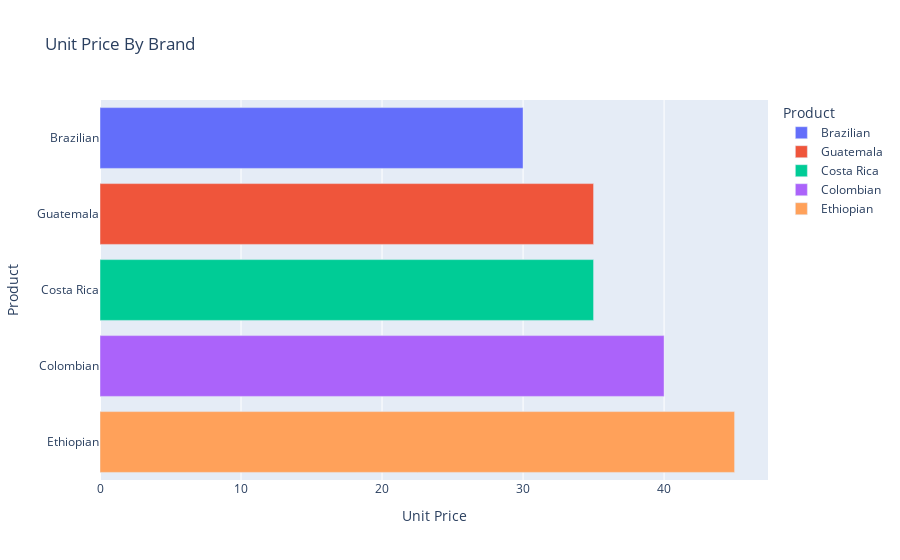

Notebook code for this chart:
### Code cell
df_product.sort_values(by='Unit Price', inplace=True)
px.bar(df_product, y='Product', x='Unit Price', color='Product', title='Unit Price By Brand')

### Figure 1 — Plotly figure (JSON) as saved in the notebook; plotly's stock layout.template omitted (floating-point values rounded to 4 significant figures)
{"data": [{"hovertemplate": "Product=%{y}<br>Unit Price=%{x}<extra></extra>", "legendgroup": "Brazilian", "marker": {"color": "#636efa", "pattern": {"shape": ""}}, "name": "Brazilian", "orientation": "h", "showlegend": true, "textposition": "auto", "type": "bar", "x": [30.0], "xaxis": "x", "y": ["Brazilian"], "yaxis": "y"}, {"hovertemplate": "Product=%{y}<br>Unit Price=%{x}<extra></extra>", "legendgroup": "Guatemala", "marker": {"color": "#EF553B", "pattern": {"shape": ""}}, "name": "Guatemala", "orientation": "h", "showlegend": true, "textposition": "auto", "type": "bar", "x": [35.0], "xaxis": "x", "y": ["Guatemala"], "yaxis": "y"}, {"hovertemplate": "Product=%{y}<br>Unit Price=%{x}<extra></extra>", "legendgroup": "Costa Rica", "marker": {"color": "#00cc96", "pattern": {"shape": ""}}, "name": "Costa Rica", "orientation": "h", "showlegend": true, "textposition": "auto", "type": "bar", "x": [35.0], "xaxis": "x", "y": ["Costa Rica"], "yaxis": "y"}, {"hovertemplate": "Product=%{y}<br>Unit Price=%{x}<extra></extra>", "legendgroup": "Colombian", "marker": {"color": "#ab63fa", "pattern": {"shape": ""}}, "name": "Colombian", "orientation": "h", "showlegend": true, "textposition": "auto", "type": "bar", "x": [40.0], "xaxis": "x", "y": ["Colombian"], "yaxis": "y"}, {"hovertemplate": "Product=%{y}<br>Unit Price=%{x}<extra></extra>", "legendgroup": "Ethiopian", "marker": {"color": "#FFA15A", "pattern": {"shape": ""}}, "name": "Ethiopian", "orientation": "h", "showlegend": true, "textposition": "auto", "type": "bar", "x": [45.0], "xaxis": "x", "y": ["Ethiopian"], "yaxis": "y"}], "layout": {"barmode": "relative", "legend": {"title": {"text": "Product"}, "tracegroupgap": 0}, "title": {"text": "Unit Price By Brand"}, "xaxis": {"anchor": "y", "domain": [0, 1], "title": {"text": "Unit Price"}}, "yaxis": {"anchor": "x", "categoryarray": ["Ethiopian", "Colombian", "Costa Rica", "Guatemala", "Brazilian"], "categoryorder": "array", "domain": [0, 1], "title": {"text": "Product"}}}}
